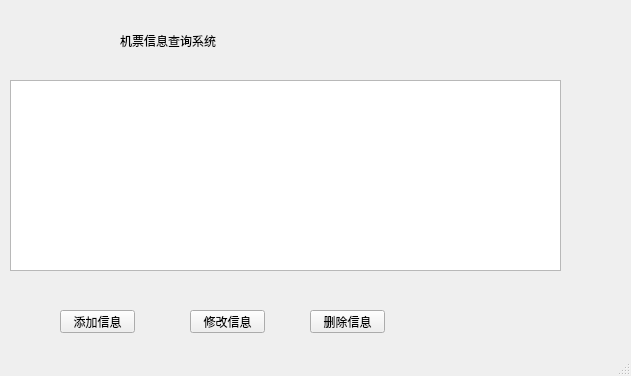
<?xml version="1.0" encoding="UTF-8"?>
<ui version="4.0">
 <class>MainWindow</class>
 <widget class="QMainWindow" name="MainWindow">
  <property name="geometry">
   <rect>
    <x>0</x>
    <y>0</y>
    <width>631</width>
    <height>376</height>
   </rect>
  </property>
  <property name="windowTitle">
   <string>MainWindow</string>
  </property>
  <widget class="QWidget" name="centralwidget">
   <widget class="QLabel" name="label">
    <property name="geometry">
     <rect>
      <x>120</x>
      <y>20</y>
      <width>341</width>
      <height>41</height>
     </rect>
    </property>
    <property name="text">
     <string>机票信息查询系统</string>
    </property>
   </widget>
   <widget class="QPushButton" name="pushButton">
    <property name="geometry">
     <rect>
      <x>60</x>
      <y>310</y>
      <width>75</width>
      <height>23</height>
     </rect>
    </property>
    <property name="text">
     <string>添加信息</string>
    </property>
   </widget>
   <widget class="QListView" name="listView">
    <property name="geometry">
     <rect>
      <x>10</x>
      <y>80</y>
      <width>551</width>
      <height>191</height>
     </rect>
    </property>
   </widget>
   <widget class="QPushButton" name="pushButton_2">
    <property name="geometry">
     <rect>
      <x>190</x>
      <y>310</y>
      <width>75</width>
      <height>23</height>
     </rect>
    </property>
    <property name="text">
     <string>修改信息</string>
    </property>
   </widget>
   <widget class="QPushButton" name="pushButton_3">
    <property name="geometry">
     <rect>
      <x>310</x>
      <y>310</y>
      <width>75</width>
      <height>23</height>
     </rect>
    </property>
    <property name="text">
     <string>删除信息</string>
    </property>
   </widget>
  </widget>
  <widget class="QMenuBar" name="menubar">
   <property name="geometry">
    <rect>
     <x>0</x>
     <y>0</y>
     <width>631</width>
     <height>26</height>
    </rect>
   </property>
  </widget>
  <widget class="QStatusBar" name="statusbar"/>
 </widget>
 <resources/>
 <connections/>
</ui>
